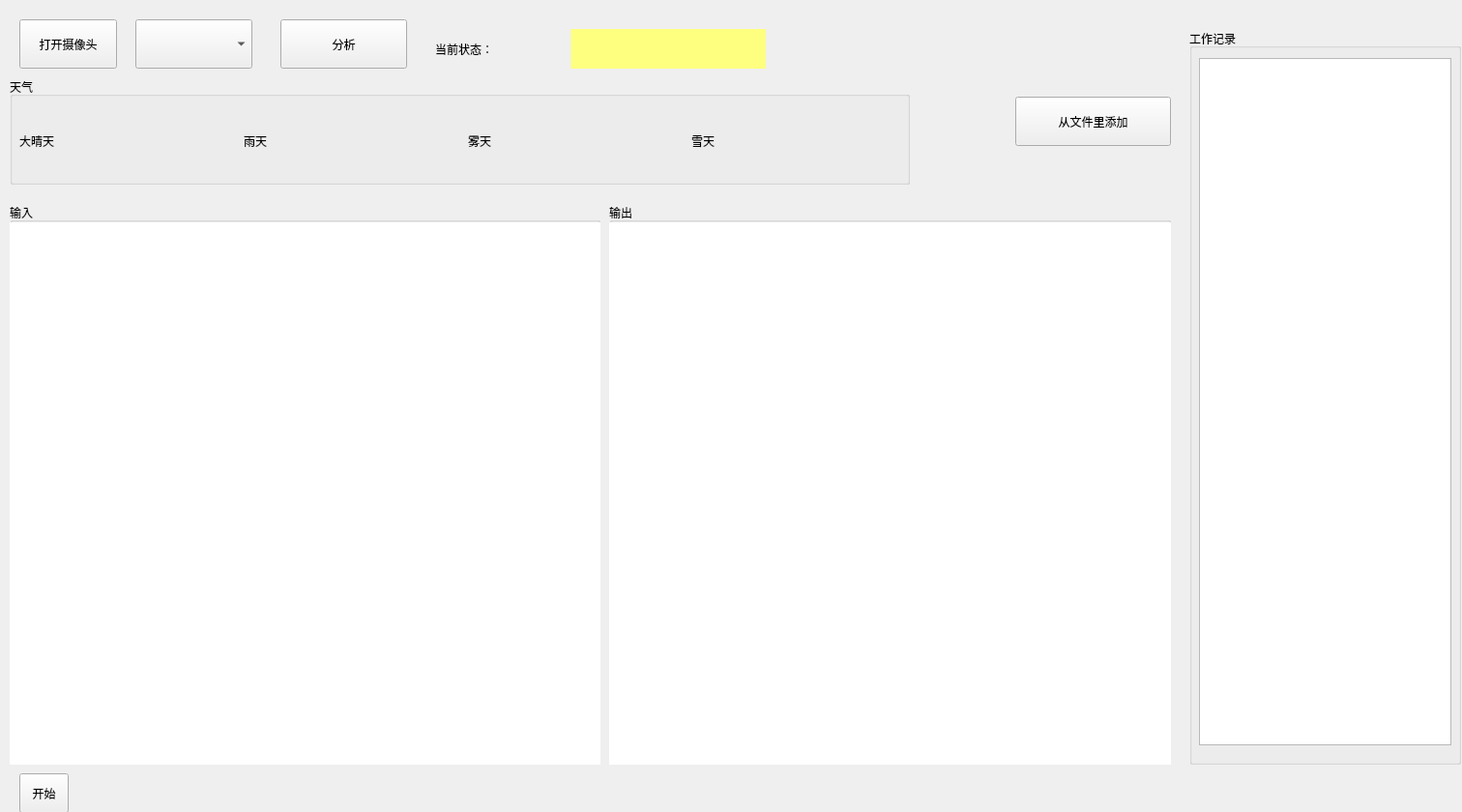
<?xml version="1.0" encoding="UTF-8"?>
<ui version="4.0">
 <class>Form</class>
 <widget class="QWidget" name="Form">
  <property name="geometry">
   <rect>
    <x>0</x>
    <y>0</y>
    <width>1512</width>
    <height>840</height>
   </rect>
  </property>
  <property name="windowTitle">
   <string>Form</string>
  </property>
  <widget class="QGroupBox" name="groupBox">
   <property name="geometry">
    <rect>
     <x>10</x>
     <y>210</y>
     <width>611</width>
     <height>581</height>
    </rect>
   </property>
   <property name="title">
    <string>输入</string>
   </property>
   <widget class="QLabel" name="Win1">
    <property name="geometry">
     <rect>
      <x>0</x>
      <y>20</y>
      <width>611</width>
      <height>561</height>
     </rect>
    </property>
    <property name="styleSheet">
     <string notr="true">background-color: rgb(255, 255, 255);</string>
    </property>
    <property name="text">
     <string/>
    </property>
   </widget>
  </widget>
  <widget class="QGroupBox" name="groupBox_2">
   <property name="geometry">
    <rect>
     <x>630</x>
     <y>210</y>
     <width>581</width>
     <height>581</height>
    </rect>
   </property>
   <property name="title">
    <string>输出</string>
   </property>
   <widget class="QLabel" name="Win2">
    <property name="geometry">
     <rect>
      <x>0</x>
      <y>20</y>
      <width>581</width>
      <height>561</height>
     </rect>
    </property>
    <property name="styleSheet">
     <string notr="true">background-color: rgb(255, 255, 255);</string>
    </property>
    <property name="text">
     <string/>
    </property>
   </widget>
  </widget>
  <widget class="QLabel" name="label">
   <property name="geometry">
    <rect>
     <x>450</x>
     <y>30</y>
     <width>111</width>
     <height>41</height>
    </rect>
   </property>
   <property name="text">
    <string>当前状态：</string>
   </property>
  </widget>
  <widget class="QLabel" name="state">
   <property name="geometry">
    <rect>
     <x>590</x>
     <y>30</y>
     <width>201</width>
     <height>41</height>
    </rect>
   </property>
   <property name="styleSheet">
    <string notr="true">background-color: rgb(255, 255, 127);</string>
   </property>
   <property name="text">
    <string/>
   </property>
  </widget>
  <widget class="QPushButton" name="judge">
   <property name="geometry">
    <rect>
     <x>290</x>
     <y>20</y>
     <width>131</width>
     <height>51</height>
    </rect>
   </property>
   <property name="text">
    <string>分析</string>
   </property>
  </widget>
  <widget class="QGroupBox" name="groupBox_3">
   <property name="geometry">
    <rect>
     <x>10</x>
     <y>80</y>
     <width>931</width>
     <height>111</height>
    </rect>
   </property>
   <property name="title">
    <string>天气</string>
   </property>
   <widget class="QWidget" name="horizontalLayoutWidget">
    <property name="geometry">
     <rect>
      <x>10</x>
      <y>20</y>
      <width>921</width>
      <height>91</height>
     </rect>
    </property>
    <layout class="QHBoxLayout" name="horizontalLayout">
     <item>
      <widget class="QLabel" name="Sun">
       <property name="text">
        <string>大晴天</string>
       </property>
      </widget>
     </item>
     <item>
      <widget class="QLabel" name="rain">
       <property name="text">
        <string>雨天</string>
       </property>
      </widget>
     </item>
     <item>
      <widget class="QLabel" name="fog">
       <property name="text">
        <string>雾天</string>
       </property>
      </widget>
     </item>
     <item>
      <widget class="QLabel" name="snow">
       <property name="text">
        <string>雪天</string>
       </property>
      </widget>
     </item>
    </layout>
   </widget>
  </widget>
  <widget class="QPushButton" name="btn_ca">
   <property name="geometry">
    <rect>
     <x>20</x>
     <y>20</y>
     <width>101</width>
     <height>51</height>
    </rect>
   </property>
   <property name="text">
    <string>打开摄像头</string>
   </property>
  </widget>
  <widget class="QPushButton" name="add_to_file">
   <property name="geometry">
    <rect>
     <x>1050</x>
     <y>100</y>
     <width>161</width>
     <height>51</height>
    </rect>
   </property>
   <property name="text">
    <string>从文件里添加</string>
   </property>
  </widget>
  <widget class="QGroupBox" name="groupBox_4">
   <property name="geometry">
    <rect>
     <x>1230</x>
     <y>30</y>
     <width>281</width>
     <height>761</height>
    </rect>
   </property>
   <property name="title">
    <string>工作记录</string>
   </property>
   <widget class="QTextBrowser" name="show_message">
    <property name="geometry">
     <rect>
      <x>10</x>
      <y>30</y>
      <width>261</width>
      <height>711</height>
     </rect>
    </property>
   </widget>
  </widget>
  <widget class="QToolButton" name="btn_start">
   <property name="geometry">
    <rect>
     <x>20</x>
     <y>800</y>
     <width>51</width>
     <height>41</height>
    </rect>
   </property>
   <property name="text">
    <string>开始</string>
   </property>
  </widget>
  <widget class="QComboBox" name="CameraBox">
   <property name="geometry">
    <rect>
     <x>140</x>
     <y>20</y>
     <width>121</width>
     <height>51</height>
    </rect>
   </property>
  </widget>
 </widget>
 <resources/>
 <connections/>
</ui>
